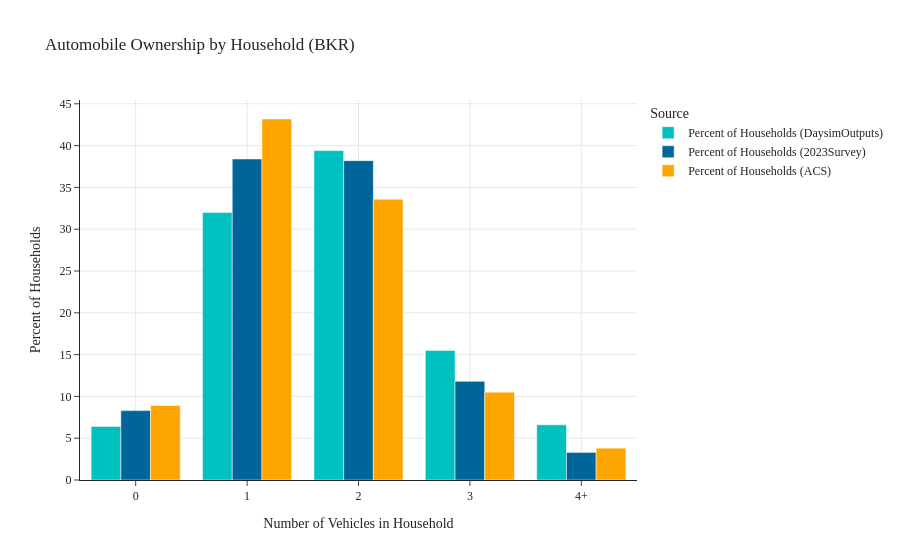

The notebook cell this image was saved under:
### Code cell
auto_ownership(data1=data_daysim_bkr, data3=data_fullsurvey_bkr, tag='BKR')

### Figure 1 — Plotly figure (JSON) as saved in the notebook; plotly's stock layout.template omitted (floating-point values rounded to 4 significant figures)
{"data": [{"alignmentgroup": "True", "hovertemplate": "Source=Percent of Households (DaysimOutputs)<br>Number of Vehicles=%{x}<br>Percent of Households=%{y}<extra></extra>", "legendgroup": "Percent of Households (DaysimOutputs)", "marker": {"color": "#00C0C0", "pattern": {"shape": ""}}, "name": "Percent of Households (DaysimOutputs)", "offsetgroup": "Percent of Households (DaysimOutputs)", "orientation": "v", "showlegend": true, "textposition": "auto", "type": "bar", "x": ["0", "1", "2", "3", "4+"], "xaxis": "x", "y": [6.4, 32.0, 39.4, 15.5, 6.6], "yaxis": "y"}, {"alignmentgroup": "True", "hovertemplate": "Source=Percent of Households (2023Survey)<br>Number of Vehicles=%{x}<br>Percent of Households=%{y}<extra></extra>", "legendgroup": "Percent of Households (2023Survey)", "marker": {"color": "#006598", "pattern": {"shape": ""}}, "name": "Percent of Households (2023Survey)", "offsetgroup": "Percent of Households (2023Survey)", "orientation": "v", "showlegend": true, "textposition": "auto", "type": "bar", "x": ["0", "1", "2", "3", "4+"], "xaxis": "x", "y": [8.3, 38.4, 38.2, 11.8, 3.3], "yaxis": "y"}, {"alignmentgroup": "True", "hovertemplate": "Source=Percent of Households (ACS)<br>Number of Vehicles=%{x}<br>Percent of Households=%{y}<extra></extra>", "legendgroup": "Percent of Households (ACS)", "marker": {"color": "#FFA500", "pattern": {"shape": ""}}, "name": "Percent of Households (ACS)", "offsetgroup": "Percent of Households (ACS)", "orientation": "v", "showlegend": true, "textposition": "auto", "type": "bar", "x": ["0", "1", "2", "3", "4+"], "xaxis": "x", "y": [8.917, 43.18, 33.59, 10.51, 3.81], "yaxis": "y"}], "layout": {"barmode": "group", "legend": {"title": {"text": "Source"}, "tracegroupgap": 0}, "title": {"text": "Automobile Ownership by Household (BKR)"}, "xaxis": {"anchor": "y", "domain": [0.0, 1.0], "showgrid": true, "title": {"text": "Number of Vehicles in Household"}}, "yaxis": {"anchor": "x", "domain": [0.0, 1.0], "showgrid": true, "title": {"text": "Percent of Households"}}}}
